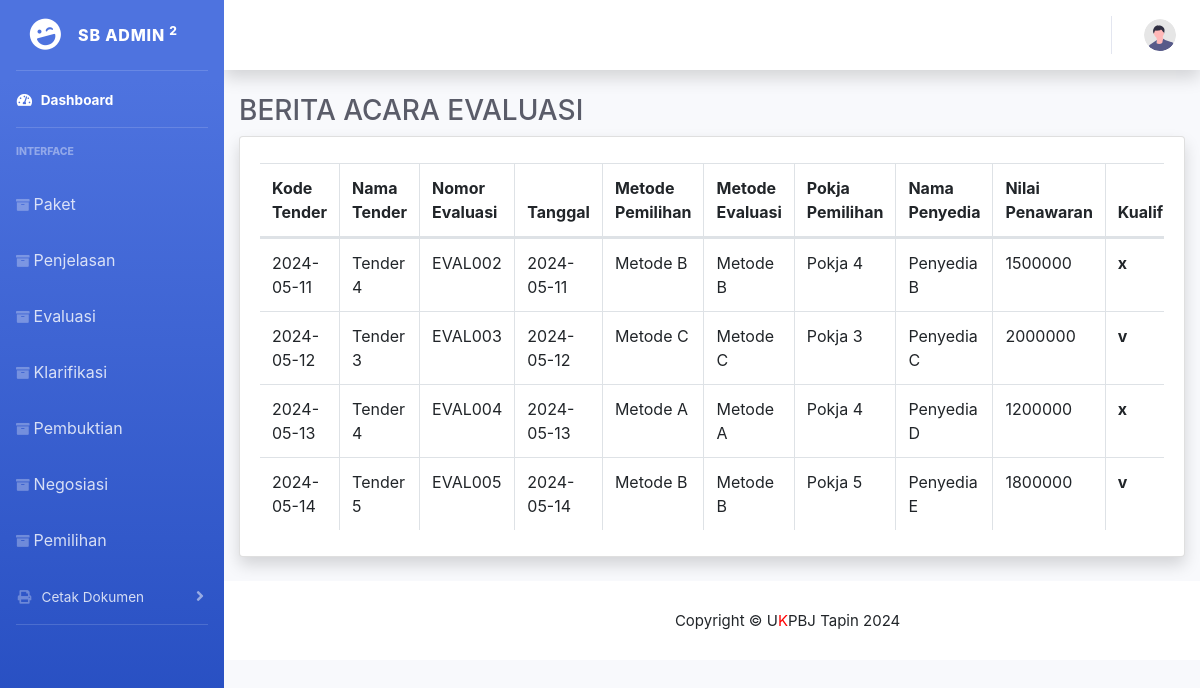
The page /index.php/report/reportBaEvaluasi on the database its author committed.
### tables this page shows
CREATE TABLE `evaluasi` (
  `Id_evaluasi_penawaran` int(10) NOT NULL,
  `Id_kode_tender` int(10) DEFAULT NULL,
  `No_Evaluasi` varchar(30) DEFAULT NULL,
  `Tanggal` date DEFAULT NULL,
  `Metode_evaluasi` varchar(20) DEFAULT NULL,
  `nama_Penyedia` varchar(20) DEFAULT NULL,
  `nilai_penawaran` int(20) DEFAULT NULL,
  `kualifikasi` varchar(20) DEFAULT NULL,
  `administrasi` varchar(20) DEFAULT NULL,
  `teknis` varchar(20) DEFAULT NULL,
  `harga` varchar(20) DEFAULT NULL,
  `Keterangan_lain` varchar(20) DEFAULT NULL
);

CREATE TABLE `paket` (
  `Id_kode_tender` int(10) NOT NULL,
  `kode_tender` text NOT NULL,
  `Id_pokja` varchar(10) DEFAULT NULL,
  `no_dokumen_pemilihan` text NOT NULL,
  `Nama_tender` varchar(100) DEFAULT NULL,
  `Nilai_Pagu` int(30) DEFAULT NULL,
  `Kode_RUP` int(15) DEFAULT NULL,
  `Nilai_HPS` int(20) DEFAULT NULL,
  `Kode_anggaran` int(15) DEFAULT NULL,
  `Metode_tender` varchar(20) DEFAULT NULL,
  `Nama_PPK` varchar(50) DEFAULT NULL,
  `NIP_PPK` int(20) DEFAULT NULL,
  `No_SK` varchar(20) DEFAULT NULL,
  `Unit_kerja` varchar(50) DEFAULT NULL,
  `Tgl_permohonan` date DEFAULT NULL,
  `Tgl_penugasan` date DEFAULT NULL,
  `Pokja_pemilihan` varchar(20) DEFAULT NULL
);

### application/controllers/Report.php (called while the page is built, shortened)
<?php
class Report extends CI_Controller {
    public function __construct() {
        $this->load->model('Paket_model');
        $this->load->model('PokjaMil_model');
        $this->load->model('Penjelasan_model');
        $this->load->library('form_validation');
        $this->load->model('Evaluasi_model');
        $this->load->model('Klarifikasi_model');
        $this->load->model('Negosiasi_model');
        $this->load->model('Pembuktian_model');
    }
    public function reportBaEvaluasi() {
        $data['penjelasans'] = $this->Penjelasan_model->get_all();
        $data['evaluasis'] = $this->Evaluasi_model->get_all();
        $data['pakets'] = $this->Paket_model->get_all_paket();
        $this->load->view('Header/Head');
        $this->load->view('Header/Header');
        $this->load->view('report/report_ba_evaluasi', $data);
        $this->load->view('Footer/Footer');
    }
}
?>

### index.php (called while the page is built, shortened)
<?php
require_once BASEPATH.'core/CodeIgniter.php';

### application/models/Evaluasi_model.php (called while the page is built, shortened)
<?php
class Evaluasi_model extends CI_Model {
    public function get_all() {
        return $this->db->get('Evaluasi')->result();
    }
}

### application/models/Paket_model.php (called while the page is built, shortened)
<?php
class Paket_model extends CI_Model {
    public function get_all_paket() {
        return $this->db->get('paket')->result();
    }
}
?>

### application/views/report/report_ba_evaluasi.php (the view, shortened to what this page needs)
<!DOCTYPE html>
<html lang="en">
<head>
    <link rel="stylesheet" href="https://stackpath.bootstrapcdn.com/bootstrap/4.5.2/css/bootstrap.min.css">
</head>
<body>
    <div class="container-fluid">
        <h1 class="h3 mb-2 text-gray-800">BERITA ACARA EVALUASI</h1>
        <div class="card shadow mb-4">
            <div class="card-body">
                <div class="table-responsive">
                    <table id="example" class="table table-bordered" width="100%" cellspacing="0">
                        <thead>
                            <tr>
                                <th>Kode Tender</th>
                                <th>Nama Tender</th>
                                <th>Nomor Evaluasi</th>
                                <th>Tanggal</th>
                                <th>Metode Pemilihan</th>
                                <th>Metode Evaluasi</th>
                                <th>Pokja Pemilihan</th>
                                <th>Nama Penyedia</th>
                                <th>Nilai Penawaran</th>
                                <th>Kualifikasi</th>
                            </tr>
                        </thead>
                        <tbody>
                            <?php foreach ($evaluasis as $evaluasi): ?>
                            <tr>
                                <td class="kode-tender"><?= $evaluasi->Tanggal ?></td>
                                <td class="nama-paket">
                                    <?php
                                    foreach ($pakets as $paket) {
                                        if ($paket->Id_kode_tender == $evaluasi->Id_kode_tender) {
                                            echo $paket->Nama_tender;
                                            break;
                                        }
                                    }
                                    ?>
                                </td>
                                <td class="no-evaluasi"><?= $evaluasi->No_Evaluasi ?></td>
                                <td class="tanggal"><?= $evaluasi->Tanggal ?></td>
                                <td class="metode-tender"><?= $evaluasi->Metode_evaluasi ?></td>
                                <td class="metode-evaluasi"><?= $evaluasi->Metode_evaluasi ?></td>
                                <td class="pokja-pemilihan">
                                    <?php
                                        foreach ($pakets as $paket) {
                                            if ($paket->Id_kode_tender == $evaluasi->Id_kode_tender) {
                                                echo $paket->Pokja_pemilihan;
                                                break;
                                            }
                                        }
                                        ?>
                                </td>
                                <td class="nama-penyedia"><?= $evaluasi->nama_Penyedia ?></td>
                                <td class="nilai-penawaran"><?= $evaluasi->nilai_penawaran ?></td>
                                <td class="kualifikasi" style="font-weight: bold">
                                    <?= ($evaluasi->kualifikasi == 1) ? 'v' : 'x' ?>
                                </td>
                            </tr>
                            <?php endforeach; ?>
                        </tbody>
                    </table>
                </div>
            </div>
        </div>
    </div>
</body>
</html>

### rows shown on the page
evaluasi: Tanggal "2024-05-11", No_Evaluasi "EVAL002", Metode_evaluasi "Metode B", nama_Penyedia "Penyedia B", nilai_penawaran "1500000", kualifikasi "x"
paket: Nama_tender "Tender 4", Pokja_pemilihan "Pokja 4"
evaluasi: Tanggal "2024-05-12", No_Evaluasi "EVAL003", Metode_evaluasi "Metode C", nama_Penyedia "Penyedia C", nilai_penawaran "2000000", kualifikasi "v"
paket: Nama_tender "Tender 3", Pokja_pemilihan "Pokja 3"
evaluasi: Tanggal "2024-05-13", No_Evaluasi "EVAL004", Metode_evaluasi "Metode A", nama_Penyedia "Penyedia D", nilai_penawaran "1200000", kualifikasi "x"
evaluasi: Tanggal "2024-05-14", No_Evaluasi "EVAL005", Metode_evaluasi "Metode B", nama_Penyedia "Penyedia E", nilai_penawaran "1800000", kualifikasi "v"
paket: Nama_tender "Tender 5", Pokja_pemilihan "Pokja 5"
